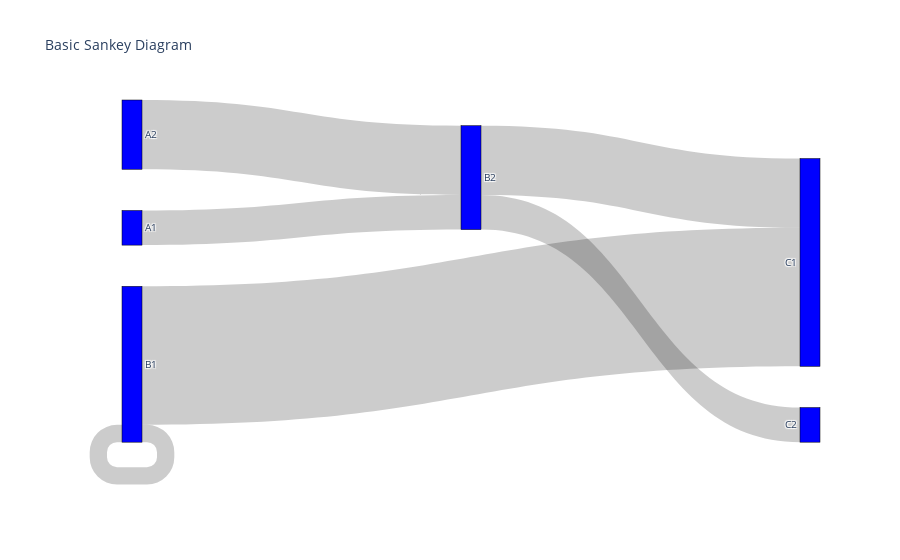

Notebook code for this chart:
### Code cell
#additional template code for Sankey
import plotly.graph_objects as go
from plotly.offline import iplot, init_notebook_mode
init_notebook_mode(connected=True)

fig = go.Figure(data=[go.Sankey(
    node = dict(
      pad = 15,
      thickness = 20,
      line = dict(color = "black", width = 0.5),
      label = ["A1", "A2", "B1", "B2", "C1", "C2"],
      color = "blue"
    ),
    link = dict(
      source = [2, 1, 0, 2, 3, 3], # indices correspond to labels, eg A1, A2, A1, B1, ...
      target = [2, 3, 3, 4, 4, 5],
      value = [1, 4, 2, 8, 4, 2]
  ))])

fig.update_layout(title_text="Basic Sankey Diagram", font_size=10)
fig.show()

### Figure 1 — Plotly figure (JSON) as saved in the notebook; plotly's stock layout.template omitted (floating-point values rounded to 4 significant figures)
{"data": [{"link": {"source": [2, 1, 0, 2, 3, 3], "target": [2, 3, 3, 4, 4, 5], "value": [1, 4, 2, 8, 4, 2]}, "node": {"color": "blue", "label": ["A1", "A2", "B1", "B2", "C1", "C2"], "line": {"color": "black", "width": 0.5}, "pad": 15, "thickness": 20}, "type": "sankey"}], "layout": {"font": {"size": 10}, "title": {"text": "Basic Sankey Diagram"}}}
